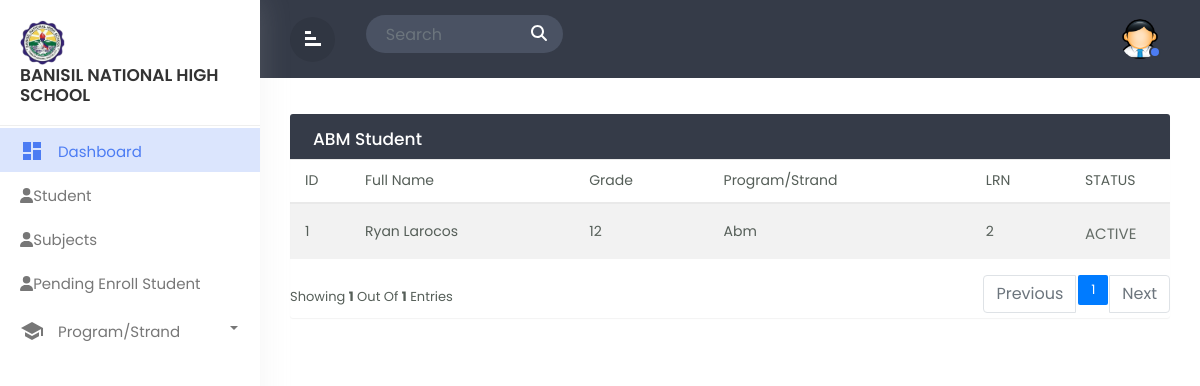
The app's page /admin_ABM.php with its own data.
### tables this page shows
CREATE TABLE `tbl_userinfo` (
  `user_id` int(11) NOT NULL,
  `firstname` varchar(244) NOT NULL,
  `middlename` varchar(244) NOT NULL,
  `lastname` varchar(244) NOT NULL,
  `suffix` varchar(244) NOT NULL,
  `gender` varchar(244) NOT NULL,
  `birthday` date NOT NULL,
  `age` int(11) NOT NULL
);

CREATE TABLE `tbl_enrollment` (
  `enrollment_id` int(11) NOT NULL,
  `userinfo_id` int(11) NOT NULL,
  `admit_type` varchar(244) NOT NULL,
  `grade` varchar(244) NOT NULL,
  `program` varchar(244) NOT NULL,
  `term` varchar(244) NOT NULL,
  `lrn` int(11) NOT NULL,
  `lsa` varchar(244) NOT NULL
);

### admin_ABM.php (the view, shortened to what this page needs)
<!doctype html>
<html lang="en">
  <head>
        <link rel="stylesheet" href="css/bootstrap.min.css">
        <link rel="stylesheet" href="css/custom.css">
  </head>
  <body>
<div class="wrapper">
         <nav id="sidebar">
            <div class="sidebar-header">
                <h3><img src="img/logo.png" class="img-fluid"/><br>Banisil National High School</br></h3>
            </div>
            <ul class="list-unstyled components">
			<li  class="active">
                    <a href="admin_dashboard.php" class="dashboard"><i class="material-icons">dashboard</i>
					<span>Dashboard</span></a>
                </li>
                <li class="">
                    <a href="admin_student.php"><i class="fas fa-user"></i><span>Student</span></a>
                </li>
                <li class="">
                    <a href="admin_subject.php"><i class="fas fa-user"></i><span>Subjects</span></a>
                </li>
                <li class="">
                    <a href="admin_pending.php"><i class="fas fa-user"></i><span>Pending Enroll Student</span></a>
                </li>
                <li class="dropdown">
                    <a href="#homeSubmenu1" data-toggle="collapse" aria-expanded="false" class="dropdown-toggle">
                        <i class="material-icons">school</i> Program/Strand
                    </a>
                </li>
                    </ul>
        </nav>
		<div id="content">
		   <div class="top-navbar">
		      <div class="xp-topbar">
                <div class="row">
                    <div class="col-2 col-md-1 col-lg-1 order-2 order-md-1 align-self-center">
                        <div class="xp-menubar">
                               <span class="material-icons text-white">signal_cellular_alt
							   </span>
                         </div>
                    </div>
                    <div class="col-md-5 col-lg-3 order-3 order-md-2">
                      <div class="xp-searchbar">
                        <form>
                          <div class="input-group">
                            <input type="search" class="form-control" placeholder="Search" id="searchInput">
                            <div class="input-group-append">
                              <button class="btn" type="submit" id="searchButton">
                                <i class="fas fa-search"></i>
                              </button>
                            </div>
                          </div>
                        </form>
                      </div>
                    </div>
                    <div class="col-10 col-md-6 col-lg-8 order-1 order-md-3">
                        <div class="xp-profilebar text-right">
                    <nav class="navbar p-0">
                              <ul class="nav navbar-nav flex-row ml-auto">
                                  <li class="nav-item dropdown">
                                      <a class="nav-link" href="#" data-toggle="dropdown">
                      <img src="img/admin.png" style="width:40px; border-radius:50%;"/>
                      <span class="xp-user-live"></span>
                      </a>
                          </li>
                      </ul>
                    </nav>
                        </div>
                    </div>
                </div>
            </div>
		   </div>
		   <div class="main-content">
			  <div class="row">
				<div class="col-md-12">
				<div class="table-wrapper">
    <div class="table-title">
      <div class="row">
        <div class="col-sm-6 p-0 d-flex justify-content-lg-start justify-content-center">
          <h2 class="ml-lg-2">ABM Student</h2>
        </div>
      </div>
    </div>
    <?php
    include 'dbcon.php';
    $limit = 5;
    $page = isset($_GET['page']) ? $_GET['page'] : 1;
    $sqlCount = "SELECT COUNT(*) AS total FROM tbl_userinfo
              JOIN tbl_user_level ON tbl_user_level.user_level_id = tbl_userinfo.user_id
              JOIN tbl_enrollment ON tbl_enrollment.userinfo_id = tbl_userinfo.user_id
              WHERE tbl_user_level.level = 'STUDENT' AND tbl_enrollment.program = 'ABM'";
    $resultCount = mysqli_query($conn, $sqlCount);
    $rowCount = mysqli_fetch_assoc($resultCount)['total'];
    $totalPages = ceil($rowCount / $limit);
    $offset = ($page - 1) * $limit;
    $sql = "SELECT tbl_userinfo.user_id, tbl_userinfo.firstname, tbl_userinfo.middlename, tbl_userinfo.lastname, tbl_userinfo.suffix, tbl_enrollment.userinfo_id, tbl_enrollment.admit_type, tbl_enrollment.grade, tbl_enrollment.program, tbl_enrollment.term, tbl_enrollment.lrn, tbl_enrollment.lsa, tbl_user_status.status, tbl_user_level.level
            FROM tbl_userinfo
            JOIN tbl_enrollment ON tbl_userinfo.user_id = tbl_enrollment.userinfo_id
            JOIN tbl_user_status ON tbl_userinfo.user_id = tbl_user_status.userinfo_id
            JOIN tbl_user_level ON tbl_userinfo.user_id = tbl_user_level.userinfo_id
            WHERE tbl_user_level.level = 'STUDENT' AND tbl_enrollment.program = 'ABM' AND tbl_user_status.status = '1'
            LIMIT $limit OFFSET $offset";
    $result = mysqli_query($conn, $sql);
    ?>
<table class="table table-striped table-hover" id="abm_table">
  <thead>
    <tr>
      <th>ID</th>
      <th>Full Name</th>
      <th>Grade</th>
      <th>Program/Strand</th>
      <th>LRN</th>
      <th>STATUS</th>
    </tr>
  </thead>
  <tbody>
    <?php foreach ($result as $row): ?>
      <tr>
        <td><?php echo $row['user_id'] ?></td>
        <td><?php echo $row['firstname'] . ' ' . $row['lastname']; ?></td>
        <td><?php echo $row['grade']; ?></td>
        <td><?php echo $row['program']; ?></td>
        <td><?php echo $row['lrn'] ?></td>
        <td>
        <?php
            if($row['status'] == 1){
              echo '<span class="active">ACTIVE</span>';
            } else {
              echo '<span class="inactive">INACTIVE</span>';
            }
        ?>
        </td>
      </tr>
    <?php endforeach; ?>
  </tbody>
</table>
<div class="clearfix">
<div class="hint-text">Showing <b><?php echo mysqli_num_rows($result) ?></b> out of <b><?php echo mysqli_num_rows($result) ?></b> entries</div>
  <ul class="pagination">
    <?php if ($page > 1): ?>
      <li class="page-item"><a href="?page=<?php echo ($page - 1) ?>" class="page-link">Previous</a></li>
    <?php else: ?>
      <li class="page-item disabled"><span class="page-link">Previous</span></li>
    <?php endif; ?>
    <?php for ($i = 1; $i <= $totalPages; $i++): ?>
      <li class="page-item <?php if ($i == $page) echo 'active' ?>">
        <a href="?page=<?php echo $i ?>" class="page-link"><?php echo $i ?></a>
      </li>
    <?php endfor; ?>
    <?php if ($page < $totalPages): ?>
      <li class="page-item"><a href="?page=<?php echo ($page + 1) ?>" class="page-link">Next</a></li>
    <?php else: ?>
      <li class="page-item disabled"><span class="page-link">Next</span></li>
    <?php endif; ?>
  </ul>
</div>
</div>
			  </div>
		</div>
</div>
</div>
  </body>
  </html>

### css/custom.css (style rules this page uses)
body,html { line-height:1.8; font-family:'Poppins',sans-serif; color:#555e58; text-transform:capitalize; font-weight:400; margin:0px; padding:0px; }
.material-icons { font-family: 'Material Icons'; font-weight: normal; font-style: normal; font-size: 24px; display: inline-block; line-height: 1; text-transform: none; letter-spacing: normal; word-wrap: normal; white-space: nowrap; direction: ltr; -webkit-font-smoothing: antialiased; text-rendering: optimizeLegibility; -moz-osx-font-smoothing: grayscale; font-feature-settings: 'liga'; }
a { color:#333; font-weight:400; }
button { cursor:pointer; }
ul,ol { padding:0px; margin:0px; list-style:none; }
a,a:hover,a:focus { color:#333; text-decoration:none; transition:all 0.3s; }
.wrapper { position:relative; width:100%; overflow:auto; }
#sidebar { position:fixed; height:100%!important; top:0; left:0; bottom:0; z-index:11; width:260px; overflow:auto; transition:all 0.3s; background-color:#fff; box-shadow:0 0 30px 0 rgba(200 200 200 / 20%); }
@media only screen and (min-width:992px) { #content { width:calc(100% - 260px); position:relative; float:right; transition:all 0.3s; } }
#sidebar .sidebar-header { padding:20px; background-color:#fff; border-bottom:1px solid #eee; }
.sidebar-header h3 { color:#333; font-size:17px; margin:0px; text-transform:uppercase; transition:all 0.5s ease; font-weight:600; }
.sidebar-header h3 img { width:45px; margin-right:10px; }
#sidebar ul li { padding:2px 0px; }
#sidebar ul li.active> a { color:#4c7cf3; background-color:#DBE5FD; }
#sidebar ul li.active> a i { color:#4c7cf3; }
.dropdown-toggle::after { position:absolute; right:22px; top:18px; color:#777777; }
#sidebar ul li.dropdown { position:sticky; }
#sidebar ul li a { padding:5px 10px 5px 20px; line-height:30px; font-size:15px; position:relative; font-weight:400; display:block; color:#777777; text-transform:capitalize; }
#sidebar ul li a i { position:relative; margin-right:10px; top:6px; }
#content { position:relative; transition:all 0.5s; background-attachment:#f9fafc; }
.top-navbar { width:100%; z-index:9; position:relative; padding:15px 30px; background-color:#353b48; }
input[type="search"] { background-color:#4a5263; color:#fff; padding-left:20px; border:none; border-radius:50px 0px 0px 50px; }
.input-group-append { margin-left:-1px; }
.xp-searchbar .btn { background-color:#4a5263; color:#fff; font-weight:600; font-size:16px; border-radius:0 50px 50px 0; padding:4px 15px; }
.main-content { padding:30px 30px 0px 30px; }
.navbar { background-color:#353B48; color:#fff; }
.xp-menubar { border-radius:50%; width:45px; height:45px; line-height:45px; text-align:center; margin-right:20px; border:none; color:#fff; cursor:pointer; background-color:rgba(0,0,0,0.09); }
.xp-menubar span { margin:9px; padding:0px; transform:rotate(90deg); }
.navbar-nav > li > a { color:#fff; }
.navbar-nav li a { position:relative; display:block; padding:4px 10px!important; }
.xp-user-live { position:absolute; bottom:5px; right:9px; width:12px; height:12px; border-radius:50%; border:2px solid #353b48; background-color:#4c7cf3; }
.table-wrapper { background-color: #fff; margin:6px 0px 40px 0px; width: 100%; overflow: auto; border-radius: 3px; box-shadow: 0 1px 1px rgb(0 0 0 / 5%); }
.table-title { background:#353b48; color:#fff; position:sticky; top:0; width:100%; left:0; padding:10px 30px; border-radius:0px 0px 0 0; }
.table-title h2 { margin:5px 0 0; font-size:17px; }
table.table tr th, table.table tr td { border-color:#e9e9e9; padding:8px 15px; font-size:14px; font-weight: 400; vertical-align:middle; }
table.table tr th:first-child { width:60px; }
table.table tr th:last-child { width:100px; }
table.table td:last-child { opacity:0.9; font-size:22px; margin:0px 5px; }
.pagination { float:right; margin:0 0 5px; }
.pagination li a { border:none; font-size:13px; min-width:30px; min-height:30px; color:#999; margin:0 2px; line-height:30px; border-radius:2px!important; text-align:center; padding:0 6px; }
.hint-text { float:left; margin-top:10px; font-size:13px; }

### admin_ABM.php (style rules this page uses)
.active { font-size: 15px; }

### records on screen
tbl_userinfo: user_id "1", firstname "Ryan", lastname "Larocos", tbl_enrollment.grade "12", tbl_enrollment.program "Abm", tbl_enrollment.lrn "2"

### other values on screen
mysqli_num_rows($result) "1"
